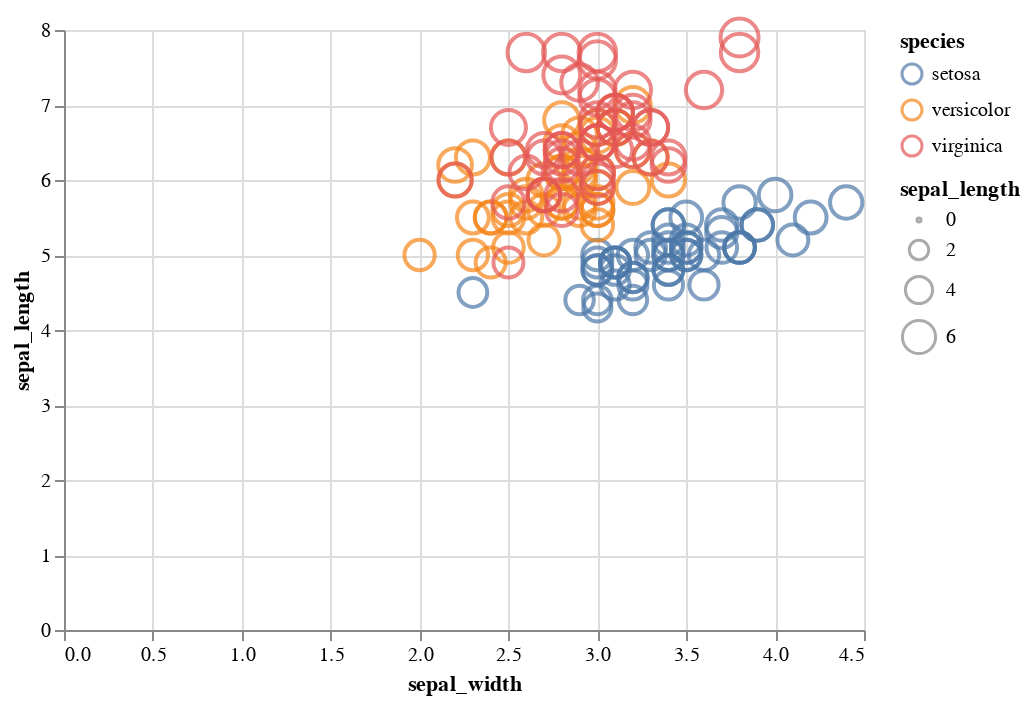

This figure's notebook cell:
### Code cell
import altair as alt
alt.Chart(data=data).mark_point().encode(
    x="sepal_width",
    y="sepal_length",
    color="species",
    size='sepal_length'
)

### Figure 1 — Vega-Lite specification as saved in the notebook (floating-point values rounded to 4 significant figures; data arrays with more than 128 entries replaced by an {"elided": "..."} marker saying what was removed)
{"config": {"view": {"continuousWidth": 400, "continuousHeight": 300}}, "data": {"name": "data-98ae83e5d702045aa997eca40b770a99"}, "mark": "point", "encoding": {"color": {"field": "species", "type": "nominal"}, "size": {"field": "sepal_length", "type": "quantitative"}, "x": {"field": "sepal_width", "type": "quantitative"}, "y": {"field": "sepal_length", "type": "quantitative"}}, "$schema": "https://vega.github.io/schema/vega-lite/v4.17.0.json", "datasets": {"data-98ae83e5d702045aa997eca40b770a99": {"elided": "150 records"}}}
